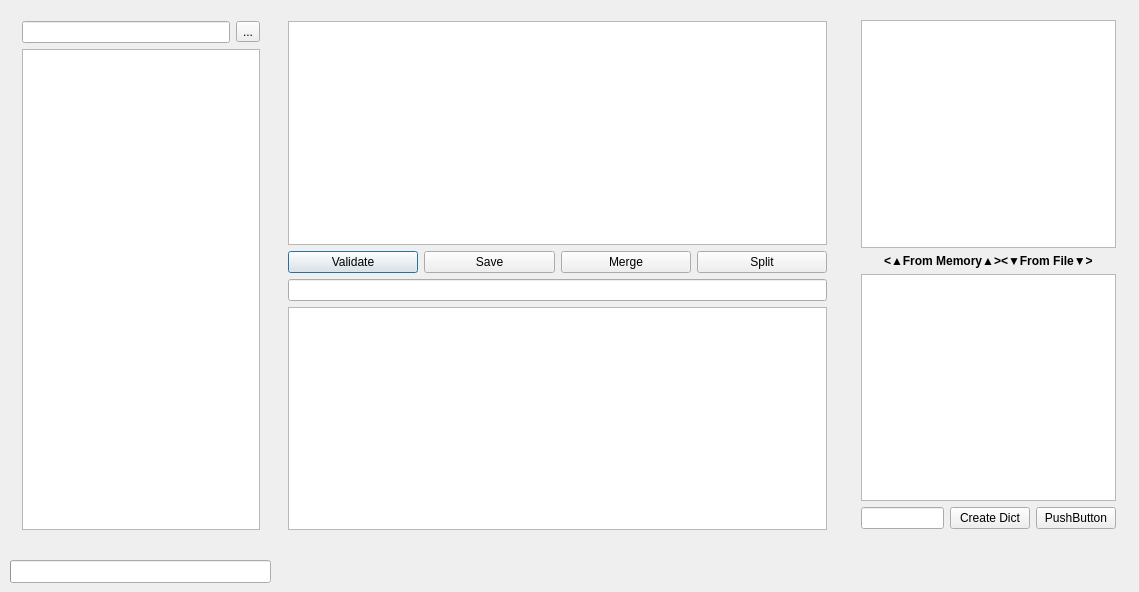
<?xml version="1.0" encoding="UTF-8"?>
<ui version="4.0">
 <class>CyDictEditor</class>
 <widget class="QDialog" name="CyDictEditor">
  <property name="geometry">
   <rect>
    <x>0</x>
    <y>0</y>
    <width>1139</width>
    <height>592</height>
   </rect>
  </property>
  <property name="windowTitle">
   <string>CyDictEditor</string>
  </property>
  <widget class="QWidget" name="layoutWidget">
   <property name="geometry">
    <rect>
     <x>11</x>
     <y>10</y>
     <width>260</width>
     <height>551</height>
    </rect>
   </property>
   <layout class="QVBoxLayout" name="verticalLayout_4">
    <item>
     <layout class="QVBoxLayout" name="verticalLayout">
      <item>
       <layout class="QHBoxLayout" name="horizontalLayout">
        <item>
         <widget class="QLineEdit" name="lineEditSourceFile"/>
        </item>
        <item>
         <widget class="QToolButton" name="toolButtonFileSelect">
          <property name="text">
           <string>...</string>
          </property>
         </widget>
        </item>
       </layout>
      </item>
      <item>
       <widget class="QListView" name="listViewFiles"/>
      </item>
     </layout>
    </item>
    <item>
     <widget class="QLabel" name="label">
      <property name="text">
       <string>&lt;Select Source Files&gt;</string>
      </property>
      <property name="alignment">
       <set>Qt::AlignCenter</set>
      </property>
     </widget>
    </item>
   </layout>
  </widget>
  <widget class="QWidget" name="layoutWidget">
   <property name="geometry">
    <rect>
     <x>277</x>
     <y>10</y>
     <width>561</width>
     <height>551</height>
    </rect>
   </property>
   <layout class="QVBoxLayout" name="verticalLayout_5">
    <property name="sizeConstraint">
     <enum>QLayout::SetDefaultConstraint</enum>
    </property>
    <item>
     <layout class="QVBoxLayout" name="verticalLayout_3">
      <item>
       <widget class="QPlainTextEdit" name="plainTextEditContent"/>
      </item>
      <item>
       <layout class="QHBoxLayout" name="horizontalLayout_3">
        <item>
         <widget class="QPushButton" name="pushButtonValidate">
          <property name="text">
           <string>Validate</string>
          </property>
         </widget>
        </item>
        <item>
         <widget class="QPushButton" name="pushButtonSave">
          <property name="text">
           <string>Save</string>
          </property>
         </widget>
        </item>
        <item>
         <widget class="QPushButton" name="pushButtonMerge">
          <property name="text">
           <string>Merge</string>
          </property>
         </widget>
        </item>
        <item>
         <widget class="QPushButton" name="pushButtonSplit">
          <property name="text">
           <string>Split</string>
          </property>
         </widget>
        </item>
       </layout>
      </item>
      <item>
       <widget class="QLineEdit" name="lineEditWord"/>
      </item>
      <item>
       <widget class="QPlainTextEdit" name="plainTextEditDefinition"/>
      </item>
     </layout>
    </item>
    <item>
     <widget class="QLabel" name="label_2">
      <property name="text">
       <string>&lt;Split Word and Definition parts&gt;</string>
      </property>
      <property name="alignment">
       <set>Qt::AlignCenter</set>
      </property>
     </widget>
    </item>
   </layout>
  </widget>
  <widget class="QWidget" name="layoutWidget">
   <property name="geometry">
    <rect>
     <x>850</x>
     <y>9</y>
     <width>277</width>
     <height>551</height>
    </rect>
   </property>
   <layout class="QVBoxLayout" name="verticalLayout_6">
    <item>
     <layout class="QVBoxLayout" name="verticalLayout_2">
      <item>
       <widget class="QListView" name="listViewWordFromMap"/>
      </item>
      <item alignment="Qt::AlignHCenter">
       <widget class="QLabel" name="label_4">
        <property name="text">
         <string>&lt;html&gt;&lt;head/&gt;&lt;body&gt;&lt;p&gt;&lt;span style=&quot; font-size:9pt; font-weight:600;&quot;&gt;&amp;lt;▲From Memory▲&amp;gt;&amp;lt;▼From File▼&amp;gt;&lt;/span&gt;&lt;/p&gt;&lt;/body&gt;&lt;/html&gt;</string>
        </property>
       </widget>
      </item>
      <item>
       <widget class="QListView" name="listViewWordFromFile"/>
      </item>
      <item>
       <layout class="QHBoxLayout" name="horizontalLayout_2">
        <item>
         <widget class="QLineEdit" name="lineEditTargetFile"/>
        </item>
        <item>
         <widget class="QPushButton" name="pushButtonCreateDict">
          <property name="text">
           <string>Create Dict</string>
          </property>
         </widget>
        </item>
        <item>
         <widget class="QPushButton" name="pushButton">
          <property name="text">
           <string>PushButton</string>
          </property>
         </widget>
        </item>
       </layout>
      </item>
     </layout>
    </item>
    <item>
     <widget class="QLabel" name="label_3">
      <property name="text">
       <string>&lt;Create ifo, idx, dict files&gt;</string>
      </property>
      <property name="alignment">
       <set>Qt::AlignCenter</set>
      </property>
     </widget>
    </item>
   </layout>
  </widget>
  <widget class="QProgressBar" name="progressbarFiles">
   <property name="geometry">
    <rect>
     <x>10</x>
     <y>560</y>
     <width>261</width>
     <height>23</height>
    </rect>
   </property>
   <property name="value">
    <number>0</number>
   </property>
   <property name="textVisible">
    <bool>false</bool>
   </property>
  </widget>
 </widget>
 <layoutdefault spacing="6" margin="11"/>
 <resources/>
 <connections/>
</ui>
